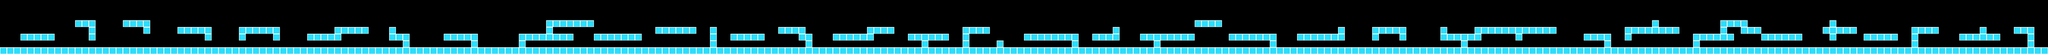

This game map was drawn from its Tiled (.tmx) file and the tilesets committed beside it. A one-line description and the trimmed map source follow:
An orthogonal 300x8 tile map with 96x96 px tiles, 1 tile layer (Tile Layer 1) and 63 objects.

<map version="1.8" tiledversion="1.8.4" orientation="orthogonal" renderorder="right-down" width="300" height="8" tilewidth="96" tileheight="96" infinite="0" nextlayerid="12" nextobjectid="187">
 <tileset firstgid="1" source="ice.tsx" />
 <objectgroup id="9" name="catnips">
  <object id="121" x="393.939" y="300" width="96.9697" height="84.8485">
   <ellipse />
  </object>
  <object id="122" x="1881.82" y="412.121" width="93.9394" height="81.8182">
   <ellipse />
  </object>
  <object id="123" x="3612.12" y="521.212" width="106.061" height="90.9091">
   <ellipse />
  </object>
  <object id="124" x="5030.3" y="509.091" width="96.9697" height="93.9394">
   <ellipse />
  </object>
  <object id="125" x="6533.33" y="596.97" width="66.6667" height="66.6667">
   <ellipse />
  </object>
  <object id="126" x="7884.85" y="403.03" width="63.6364" height="57.5758">
   <ellipse />
  </object>
  <object id="127" x="9312.12" y="527.273" width="106.061" height="81.8182">
   <ellipse />
  </object>
  <object id="128" x="11112.1" y="518.182" width="103.03" height="100">
   <ellipse />
  </object>
  <object id="129" x="13081.8" y="593.939" width="63.6364" height="57.5758">
   <ellipse />
  </object>
  <object id="130" x="14951.5" y="600" width="69.697" height="57.5758">
   <ellipse />
  </object>
  <object id="131" x="16887.9" y="472.727" width="112.121" height="100">
   <ellipse />
  </object>
  <object id="132" x="19512.1" y="518.182" width="75.7576" height="93.9394">
   <ellipse />
  </object>
  <object id="133" x="18024.2" y="572.727" width="78.7879" height="66.6667">
   <ellipse />
  </object>
  <object id="134" x="20887.9" y="512.121" width="90.9091" height="87.8788">
   <ellipse />
  </object>
  <object id="135" x="23024.2" y="527.273" width="87.8788" height="87.8788">
   <ellipse />
  </object>
  <object id="136" x="22933.3" y="263.636" width="81.8182" height="90.9091">
   <ellipse />
  </object>
  <object id="137" x="24390.9" y="406.061" width="78.7879" height="90.9091">
   <ellipse />
  </object>
  <object id="138" x="25890.9" y="527.273" width="96.9697" height="90.9091">
   <ellipse />
  </object>
  <object id="139" x="23969.7" y="590.909" width="51.5152" height="54.5455">
   <ellipse />
  </object>
  <object id="140" x="27030.3" y="518.182" width="90.9091" height="84.8485">
   <ellipse />
  </object>
  <object id="141" x="28330.3" y="521.212" width="90.9091" height="72.7273">
   <ellipse />
  </object>
 </objectgroup>
 <objectgroup id="11" name="spikes">
  <object id="159" x="621.333" y="666.667">
   <point />
  </object>
  <object id="161" x="2636" y="672">
   <point />
  </object>
  <object id="162" x="4558.67" y="666.667">
   <point />
  </object>
  <object id="163" x="5804" y="669.333">
   <point />
  </object>
  <object id="164" x="7828" y="669.333">
   <point />
  </object>
  <object id="165" x="8692" y="669.333">
   <point />
  </object>
  <object id="166" x="10420" y="668">
   <point />
  </object>
  <object id="167" x="9928" y="668">
   <point />
  </object>
  <object id="168" x="12141.3" y="477.333">
   <point />
  </object>
  <object id="169" x="12718.7" y="669.333">
   <point />
  </object>
  <object id="170" x="13966.7" y="669.333">
   <point />
  </object>
  <object id="171" x="15890.7" y="670.667">
   <point />
  </object>
  <object id="172" x="16946.7" y="285.333">
   <point />
  </object>
  <object id="173" x="17522.7" y="672">
   <point />
  </object>
  <object id="174" x="18770.7" y="480">
   <point />
  </object>
  <object id="175" x="20013.3" y="670.667">
   <point />
  </object>
  <object id="176" x="21572" y="669.333">
   <point />
  </object>
  <object id="177" x="21261.3" y="380">
   <point />
  </object>
  <object id="179" x="22038.7" y="668">
   <point />
  </object>
  <object id="180" x="23572" y="669.333">
   <point />
  </object>
  <object id="181" x="24624" y="380">
   <point />
  </object>
  <object id="182" x="25873.3" y="382.667">
   <point />
  </object>
  <object id="183" x="26832" y="670.667">
   <point />
  </object>
  <object id="184" x="27892" y="668">
   <point />
  </object>
  <object id="186" x="3695.33" y="384">
   <point />
  </object>
 </objectgroup>
 <objectgroup id="10" name="butterflies">
  <object id="142" x="1496.97" y="190.909" width="78.7879" height="96.9697" />
  <object id="143" x="3115.15" y="233.333" width="106.061" height="100" />
  <object id="144" x="4363.64" y="206.061" width="136.364" height="103.03" />
  <object id="145" x="5948.48" y="248.485" width="106.061" height="106.061" />
  <object id="146" x="7069.7" y="275.758" width="109.091" height="96.9697" />
  <object id="147" x="8830.3" y="269.697" width="115.152" height="93.9394" />
  <object id="148" x="10303" y="203.03" width="106.061" height="109.091" />
  <object id="149" x="11827.3" y="242.424" width="96.9697" height="109.091" />
  <object id="150" x="12912.1" y="269.697" width="106.061" height="90.9091" />
  <object id="151" x="14136.4" y="315.152" width="118.182" height="112.121" />
  <object id="152" x="15830.3" y="242.424" width="93.9394" height="90.9091" />
  <object id="153" x="17636.4" y="215.152" width="112.121" height="109.091" />
  <object id="154" x="20142.4" y="196.97" width="109.091" height="100" />
  <object id="155" x="21978.8" y="175.758" width="109.091" height="106.061" />
  <object id="156" x="25330.3" y="221.212" width="130.303" height="93.9394" />
  <object id="157" x="26742.4" y="212.121" width="121.212" height="103.03" />
  <object id="158" x="28063.6" y="215.152" width="106.061" height="100" />
 </objectgroup>
 <layer id="1" name="Tile Layer 1" width="300" height="8">
  <data>[2400 cells, 556 non-empty, 1 distinct tile ids]</data>
 </layer>
</map>
